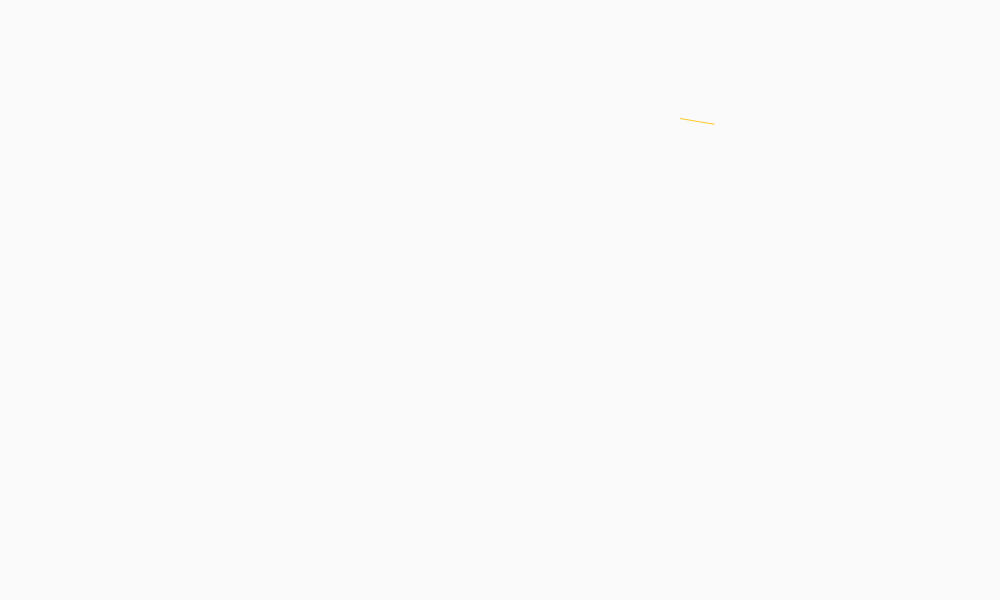
Frame 1 (no input)
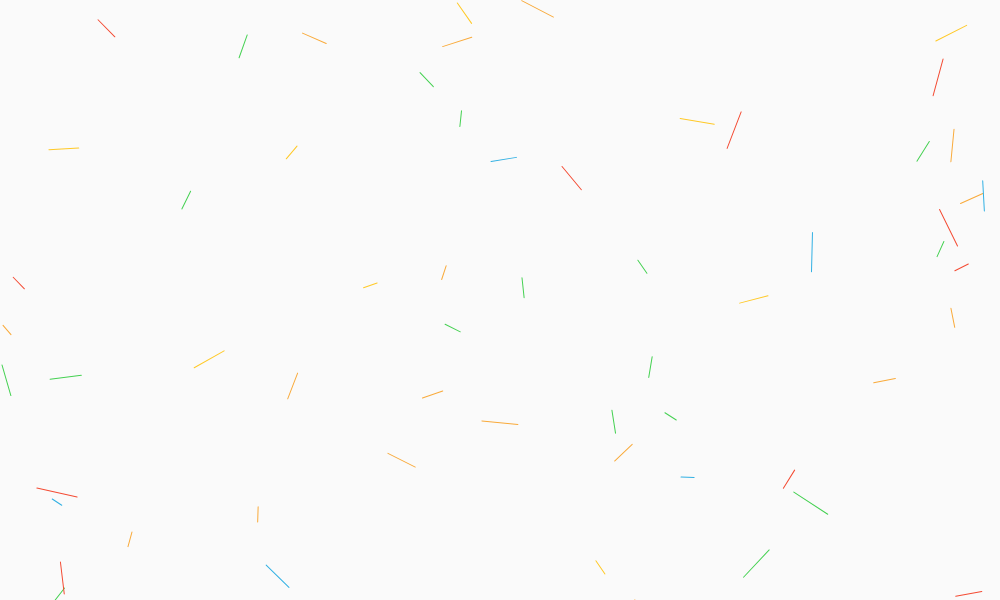
Frame 60 (no input)
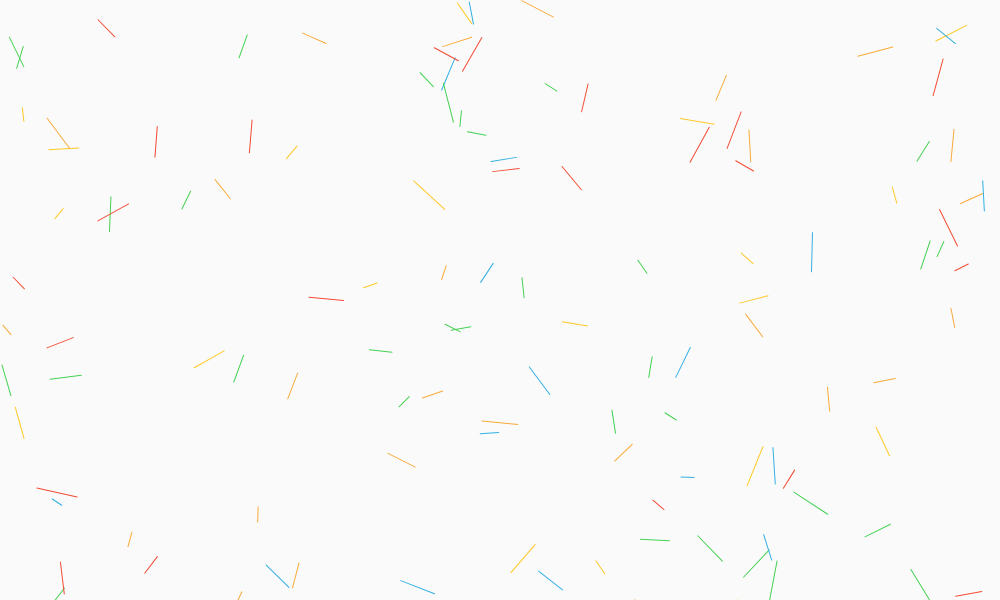
Frame 120 (the mouse pressed at the canvas centre since frame 60)

The p5.js sketch that drew these frames (run headless with seeded random() and noise() and a simulated clock; from frame 60 on, the mouse is pressed at the canvas centre):

// p5.js sketch
// ── sketch.js
var dot = {
  x: 100,
  y: 50,
  size: 24
}

var col = [
  "#f44b33",//red
  "#FFC927",//green
  "#31b0e3",//blue
  "#F9AA3A",//orange
  "#45D152"//yellow
]

function setup() {
  createCanvas(1000, 600);
  background(250);
}

function draw() {
  dot.x = random(0, width);
  dot.y = random(0, height);
  dot.size = random(8, 30);
  noFill();
  var colNumber = Math.floor(random(0,5));
  stroke(col[colNumber]);
  
  push();
  translate(dot.x, dot.y);
  var rotateAngle = random(0, PI);
  rotate(rotateAngle);
  line(0, 0, dot.size, dot.size);
  pop();
}
